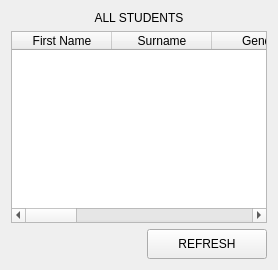
               <widget class="QWidget" name="page_all_students">
                <layout class="QVBoxLayout" name="verticalLayout_5">
                 <item>
                  <widget class="QLabel" name="label">
                   <property name="text">
                    <string>ALL STUDENTS</string>
                   </property>
                   <property name="alignment">
                    <set>Qt::AlignCenter</set>
                   </property>
                  </widget>
                 </item>
                 <item>
                  <widget class="QTableWidget" name="table_productos">
                   <column>
                    <property name="text">
                     <string>First Name</string>
                    </property>
                   </column>
                   <column>
                    <property name="text">
                     <string>Surname</string>
                    </property>
                   </column>
                   <column>
                    <property name="text">
                     <string>Gender</string>
                    </property>
                   </column>
                   <column>
                    <property name="text">
                     <string>Date of Birth</string>
                    </property>
                   </column>
                   <column>
                    <property name="text">
                     <string>Class</string>
                    </property>
                   </column>
                   <column>
                    <property name="text">
                     <string>Address</string>
                    </property>
                   </column>
                   <column>
                    <property name="text">
                     <string>Parent Name</string>
                    </property>
                   </column>
                   <column>
                    <property name="text">
                     <string>Contact</string>
                    </property>
                   </column>
                   <column>
                    <property name="text">
                     <string>Email</string>
                    </property>
                   </column>
                  </widget>
                 </item>
                 <item>
                  <layout class="QHBoxLayout" name="horizontalLayout_3">
                   <item>
                    <spacer name="horizontalSpacer_3">
                     <property name="orientation">
                      <enum>Qt::Horizontal</enum>
                     </property>
                     <property name="sizeHint" stdset="0">
                      <size>
                       <width>40</width>
                       <height>20</height>
                      </size>
                     </property>
                    </spacer>
                   </item>
                   <item>
                    <widget class="QPushButton" name="bt_refresh">
                     <property name="minimumSize">
                      <size>
                       <width>120</width>
                       <height>30</height>
                      </size>
                     </property>
                     <property name="text">
                      <string>REFRESH</string>
                     </property>
                    </widget>
                   </item>
                  </layout>
                 </item>
                </layout>
               </widget>
